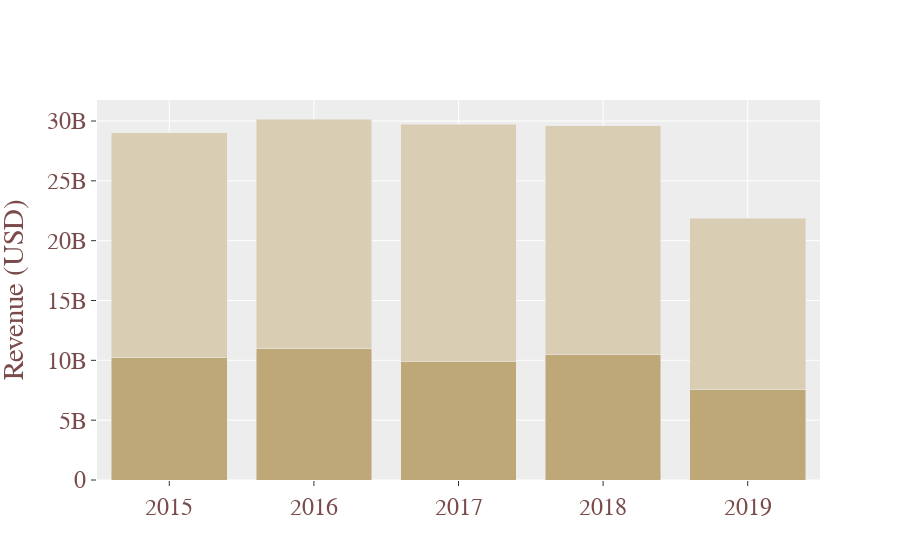

The cell this chart's notebook holds for it:
### Code cell
stacked_worldwide_revenue_plot = go.Figure(data=[
    go.Bar(name='Domestic', x=x_sum, y=y_sum_Domestic, marker_color='#bfa878'),
    go.Bar(name='Foreign', x=x_sum, y=y_sum_Foreign, marker_color='#d9cdb4')
])

stacked_worldwide_revenue_plot.update_layout(
    yaxis_title="Revenue (USD)",
    template="ggplot2",
    showlegend = False,
    font=dict(
        family="Calibri",
        size=24,
        color='#7a4b4b'
    ))

# Change the bar mode
stacked_worldwide_revenue_plot.update_layout(barmode='stack')
stacked_worldwide_revenue_plot.show()

### Figure 1 — Plotly figure (JSON) as saved in the notebook; plotly's stock layout.template omitted (floating-point values rounded to 4 significant figures)
{"data": [{"marker": {"color": "#bfa878"}, "name": "Domestic", "type": "bar", "x": [2015, 2016, 2017, 2018, 2019], "y": [10217301512, 10947949977, 9939651335, 10527466527, 7566655767]}, {"marker": {"color": "#d9cdb4"}, "name": "Foreign", "type": "bar", "x": [2015, 2016, 2017, 2018, 2019], "y": [18810637568, 19220342222, 19805377989, 19085853810, 14302827702]}], "layout": {"barmode": "stack", "font": {"color": "#7a4b4b", "family": "Calibri", "size": 24}, "showlegend": false, "yaxis": {"title": {"text": "Revenue (USD)"}}}}
